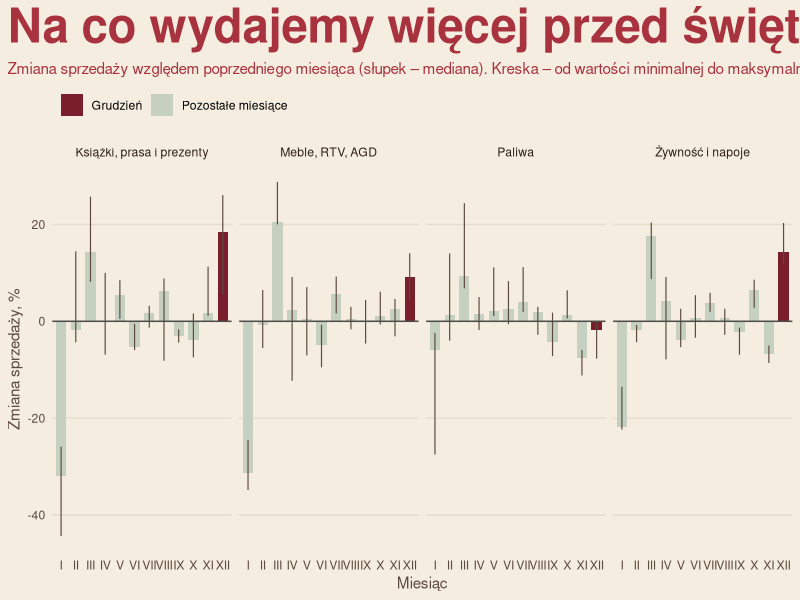

This chart was generated by the following R code:

### wczytanie danych

library(dplyr)
library(tidyr)
library(ggplot2)

KARTA <- "#F5EEE0"

retail <- read.csv("data/raw/retail_raw.csv",
                   sep = ";",
                   fileEncoding = "UTF-8")


kategorie <- c("furniture, radio, TV and household appliances", 
               "food, beverages and tobacco products",
               "newspapers, books, other sale in specialized stores", 
               "solid, liquid and gaseous fuels")


# usuwamy 2020 i 2026 rok, wybieramy potrzebne kolumny, wybieramy 4 kategorii dla 4 podwykresow,
# usuwamy schowane dane
retail <- retail %>% filter(Year %in% c(2021:2025)) %>% 
      select(Name, Months, Activity.types, Year, Value) %>%
      filter(Activity.types %in% kategorie) %>%
      filter(Value != 0)

cala_polska <-retail %>% 
  group_by(Activity.types, Year, Months) %>%
  summarise(Value = median(Value), .groups = "drop" )
  
wynik <- cala_polska %>%
  group_by(Activity.types, Months) %>%
  summarise(mediana = median(Value) - 100,
            min = min(Value) - 100,
            max = max(Value) - 100,
            .groups = "drop")
wynik <- wynik %>%
  mutate(Months = factor(Months, levels = month.name))

wynik <- wynik %>%
  mutate(Activity.types = recode(Activity.types,
                                 "food, beverages and tobacco products"                = "Żywność i napoje",
                                 "newspapers, books, other sale in specialized stores" = "Książki, prasa i prezenty",
                                 "furniture, radio, TV and household appliances"       = "Meble, RTV, AGD",
                                 "solid, liquid and gaseous fuels"                     = "Paliwa"))
wynik <- wynik %>%
  mutate(wyroznienie = ifelse(Months == "December", "Grudzień", "Pozostałe miesiące"))

wynik <- wynik %>%
  mutate(Activity.types = factor(Activity.types,
                                 levels = c("Książki, prasa i prezenty", "Żywność i napoje", "Meble, RTV, AGD", "Paliwa")))

p <- ggplot(wynik, aes(x = Months, y = mediana, fill = wyroznienie)) +
  geom_col(width = 0.7) +
  facet_wrap(~ Activity.types, nrow = 1) +
  geom_linerange(aes(ymin = min, ymax = max), colour = "#5C4A3D", linewidth = 0.4)+
  geom_hline(yintercept = 0, colour = "grey30") +
  scale_fill_manual(values = c("Grudzień" = "#7A1E2B", "Pozostałe miesiące" = "#C5D0C0"),
                    breaks = c("Grudzień", "Pozostałe miesiące"),
                    name = NULL) +
  scale_x_discrete(labels = c("I","II","III","IV","V","VI",
                                "VII","VIII","IX","X","XI","XII", "")) +
  geom_vline(data = data.frame(Activity.types = c("Książki, prasa i prezenty",
                                                  "Meble, RTV, AGD",
                                                  "Paliwa")),
             aes(xintercept = 13),
             colour = "#B3A48D", linewidth = 0.4) +
  labs(title    = "Na co wydajemy więcej przed świętami?",
         subtitle = "Zmiana sprzedaży względem poprzedniego miesiąca (słupek – mediana). Kreska – od wartości minimalnej do maksymalnej w okresie 2021–2025.",
         x = "Miesiąc",
         y = "Zmiana sprzedaży, %",
         )+
    #caption = "Źródło: GUS, Bank Danych Lokalnych"      
  theme_minimal()+
  theme(
    panel.grid.major.x = element_blank(),
    panel.grid.minor   = element_blank(),
    plot.background  = element_rect(fill = KARTA, colour = NA),
    panel.background = element_rect(fill = KARTA, colour = NA),
    plot.subtitle = element_text(colour = "#A8323E"),
    legend.position = "top",
    legend.justification = "left",
    panel.grid.major.y = element_line(colour = "#E6DDCB"),  
    axis.text  = element_text(colour = "#5C4A3D"),          
    axis.title = element_text(colour = "#5C4A3D"),          
    strip.text = element_text(colour = "#2E1F17"),
    plot.title = element_text(family = "Helvetica", face = "bold",
                              size = 34.2, colour = "#A8323E",
                              hjust = 0, lineheight = 0.9,
                              margin = margin(b = 6, unit = "pt")),
    plot.title.position = "plot",
    
    )
  
ggsave("~/Desktop/wykres_zakupy.png", plot = p,
       width = 44, height = 22, units = "cm", dpi = 300, bg = "transparent")

podglad <- retail %>%
  pivot_wider(names_from = Year, values_from = Value)
